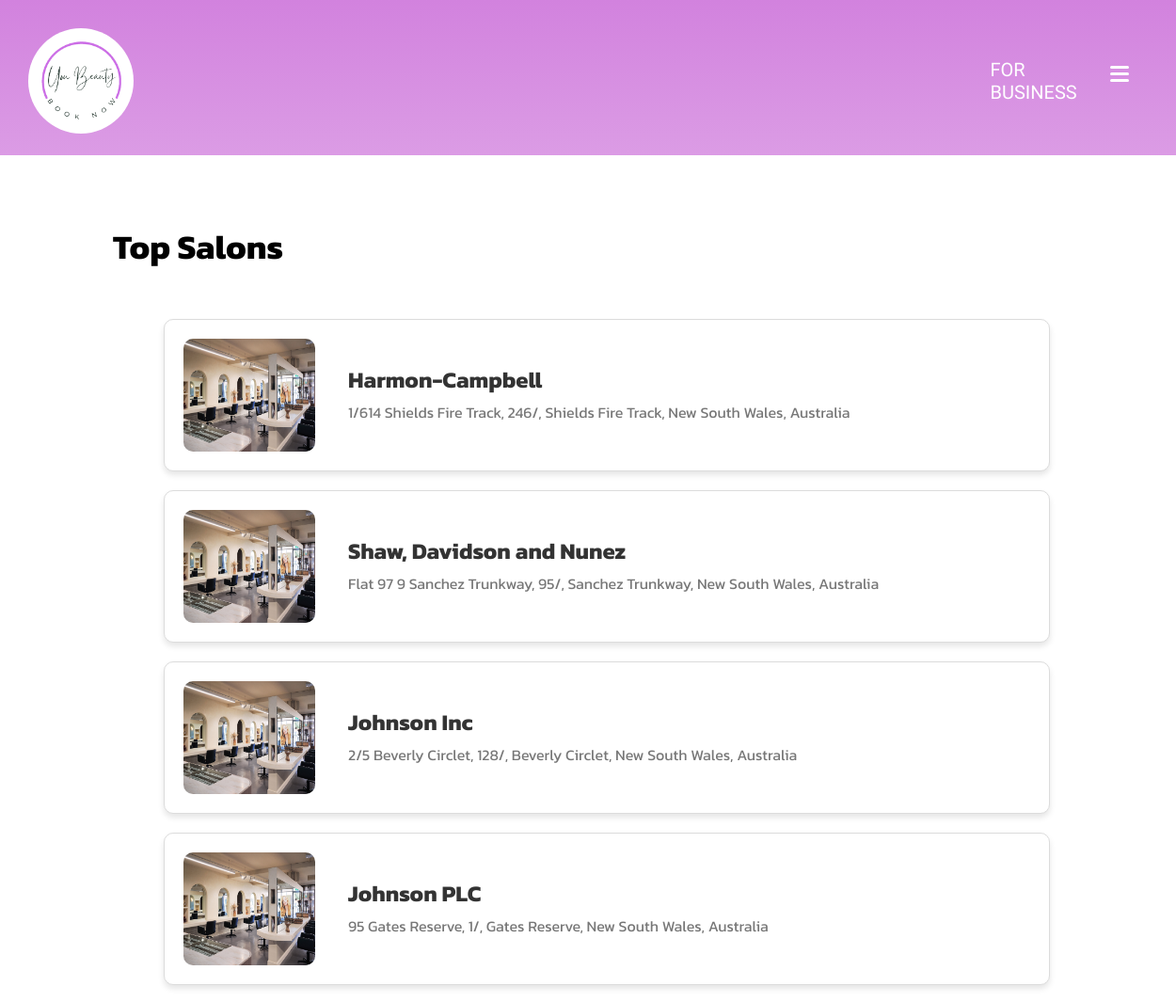
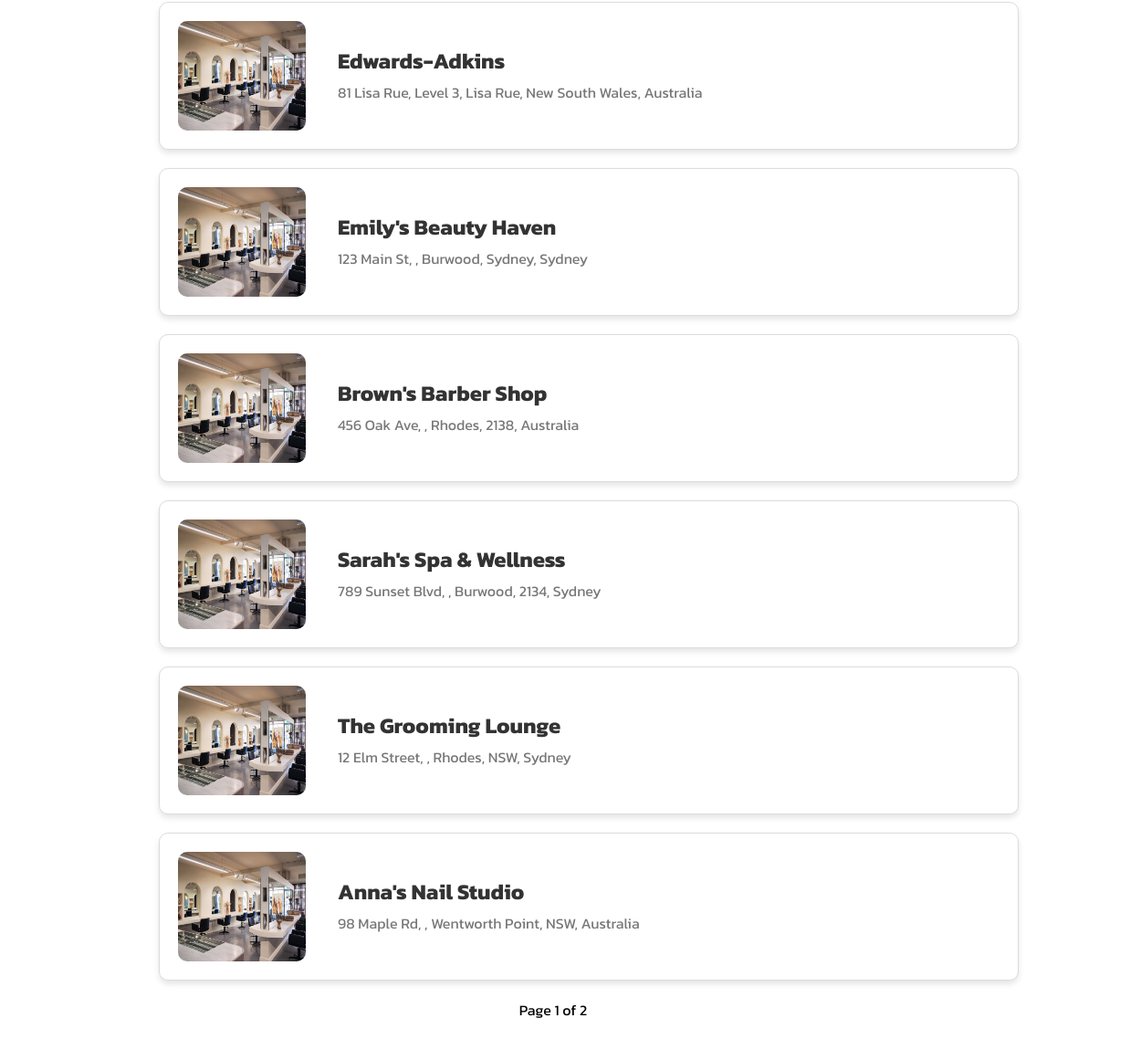
The app's page /top-salons with its own data (2 pictures, top to bottom).
### salons/models.py (models this page shows, shortened)
class SalonInfo(models.Model):
    salon_name = models.CharField(max_length=255)
    salon_address = models.OneToOneField(SalonAddress, on_delete=models.CASCADE)
    salon_photo = models.ImageField(upload_to='salon_photos/', blank=True, null=True)
    salon_openingtime = models.TimeField()
    salon_closingtime = models.TimeField()
    happyhour_times = models.CharField(max_length=255)
    happyhour_days = models.CharField(max_length=255)
    happyhour_discount = models.DecimalField(max_digits=5, decimal_places=2)

class SalonAddress(models.Model):
    address_line1 = models.CharField(max_length=255)
    address_line2 = models.CharField(max_length=255, blank=True, null=True)
    suburb = models.CharField(max_length=100, default="")
    state = models.CharField(max_length=100)
    postcode = models.CharField(max_length=10)
    country = models.CharField(max_length=100)
    def __str__(self):
        return f'{self.address_line1}, {self.address_line2}, {self.suburb}, {self.state}, {self.country}'

### customers/views.py (the view)
# urls.py: path('top-salons', views.TopSalonsView, name='top_salons'),
def TopSalonsView(request):
    salons = SalonInfo.objects.annotate(booking_count=Count('salonservice__booking')).order_by('-booking_count') # sorts by number of bookings made
    paginator = Paginator(salons, 10)
    page_number = request.GET.get('page', 1) # find the current page number, default is 1
    salon_page = paginator.get_page(page_number)
    return render(request, 'salons/top_salons.html', {'salons': salon_page})

### accounts/context_processors.py (called while the page is built, shortened)
def global_variable(request):
    is_authenticated_customer = False
    is_authenticated_salon_owner = False
    current_user = request.user
    print(f"{current_user} is authenticated salon_owner: {is_authenticated_salon_owner}")
    return {
        "is_authenticated_customer": is_authenticated_customer,
        "is_authenticated_salon_owner": is_authenticated_salon_owner,
    }

### templates/salons/top_salons.html (shortened to what this page needs)
{% extends "base.html" %}
{% load static %}
{% block content %}
<head>
    <link rel="stylesheet" type="text/css" href="{% static 'css/top-salons.css' %}">
</head>
<div class="top-bar"></div>
<div class="happy-hour-container">
    <h1>Top Salons</h1>
    <div class="happy-hour-cards-container">
        {% for salon in salons %}
        <a href="{% url 'salons:salon_page' salon.id %}">
            <div class="happy-hour-card">
                <img src="{% if salon.salon_photo %}{{ salon.salon_photo.url }}{% else %}{% static 'design/salon-image.jpg' %}{% endif %}"
                 alt="Salon Image" class="happy-hour-image">
                <div class="happy-hour-details">
                    <h2>{{ salon.salon_name }}</h2>
                    <p>{{ salon.salon_address }}</p>
                </div>
            </div>
        </a>
        {% endfor %}
        <div class="pagination">
            <span class="step-links">
                <span class="current">Page {{ salons.number }} of {{ salons.paginator.num_pages }}</span>
                {% if salons.has_next %}
                    <a href="?page={{ salons.next_page_number }}">next</a>
                    <a href="?page={{ salons.paginator.num_pages }}">last &raquo;</a>
                {% endif %}
            </span>
        </div>
    </div>
</div>
{% endblock %}

### static/css/style.css (style rules this page uses)
* { padding: 0; margin: 0; }
body { padding-bottom: 100px; }
a { text-decoration: none; color: #fff }
:root { --bar-width: 20px; --bar-height: 3px; --hamburger-gap: 4px; --background: #fff; --animation-timing: 200ms ease-in-out; }

### static/css/top-salons.css (style rules this page uses)
.top-bar { background: #DCA8F5; height: 165px; position: relative; width: 100vw; z-index: -1; top: 0; left: 0; }
.happy-hour-container { background-color: white; min-height: 100vh; width: 100%; padding: 20px; font-family: 'Kanit', sans-serif; display: flex; flex-direction: column; align-items: center; }
.happy-hour-container h1 { margin-left: 100px; margin-bottom: 50px; margin-top: 50px; text-align: left; color: black; font-size: 36px; font-weight: bold; align-self: flex-start; }
.happy-hour-cards-container { display: flex; flex-direction: column; width: 80%; }
.happy-hour-card { display: flex; align-items: center; justify-content: space-between; border: 1px solid #dcdcdc; border-radius: 10px; padding: 20px; margin-bottom: 20px; background-color: white; box-shadow: 0 4px 6px rgba(0, 0, 0, 0.1); max-width: 900px; margin-left: auto; margin-right: auto; }
.happy-hour-card img.happy-hour-image { width: 140px; height: 120px; border-radius: 10px; margin-right: 15px; }
.happy-hour-details { flex: 1; margin-left: 20px; }
.happy-hour-details h2 { margin: 0; font-size: 24px; font-weight: bold; color: #333; }
.happy-hour-details p { margin: 5px 0; color: #777; font-size: 16px; }
.pagination { max-width: fit-content; margin-left: auto; margin-right: auto; }

### records on screen
SalonInfo: salon_name "Harmon-Campbell", salon_address "1/614 Shields Fire Track, 246/, Shields Fire Track, New South Wales, Australia"
SalonInfo: salon_name "Shaw, Davidson and Nunez", salon_address "Flat 97 9 Sanchez Trunkway, 95/, Sanchez Trunkway, New South Wales, Australia"
SalonInfo: salon_name "Johnson Inc", salon_address "2/5 Beverly Circlet, 128/, Beverly Circlet, New South Wales, Australia"
SalonInfo: salon_name "Johnson PLC", salon_address "95 Gates Reserve, 1/, Gates Reserve, New South Wales, Australia"
SalonInfo: salon_name "Edwards-Adkins", salon_address "81 Lisa Rue, Level 3, Lisa Rue, New South Wales, Australia"
SalonInfo: salon_name "Emily's Beauty Haven", salon_address "123 Main St, , Burwood, Sydney, Sydney"
SalonInfo: salon_name "Brown's Barber Shop", salon_address "456 Oak Ave, , Rhodes, 2138, Australia"
SalonInfo: salon_name "Sarah's Spa & Wellness", salon_address "789 Sunset Blvd, , Burwood, 2134, Sydney"
SalonInfo: salon_name "The Grooming Lounge", salon_address "12 Elm Street, , Rhodes, NSW, Sydney"
SalonInfo: salon_name "Anna's Nail Studio", salon_address "98 Maple Rd, , Wentworth Point, NSW, Australia"

### other values on screen
{{ salons.number }} "1"
{{ salons.paginator.num_pages }} "2"
